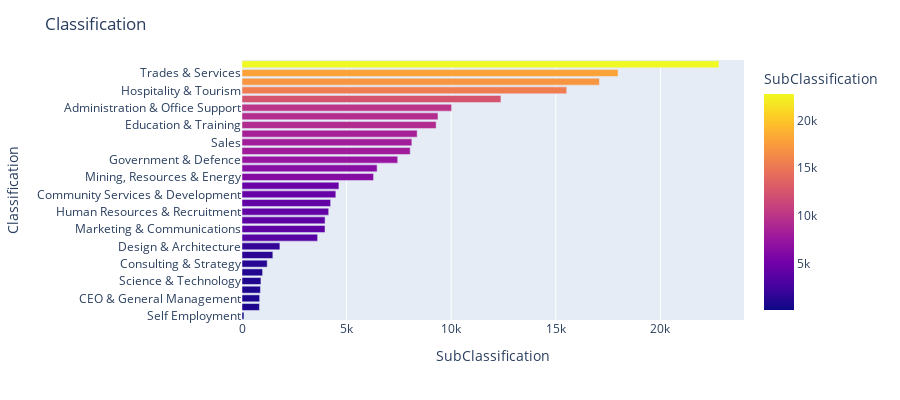

Notebook cell for this chart:
### Code cell
f2 = px.bar(chart2, x='SubClassification', y='Classification',hover_data=['SubClassification'], color='SubClassification',
             labels={'pop':'Classification'},orientation = 'h', height=400)
f2.update_layout(title = 'Classification',yaxis={'categoryorder':'total ascending'})
f2.show()

### Figure 1 — Plotly figure (JSON) as saved in the notebook; plotly's stock layout.template omitted (floating-point values rounded to 4 significant figures)
{"data": [{"alignmentgroup": "True", "customdata": [[9368], [10020], [833], [4633], [844], [3971], [4485], [8372], [1206], [1811], [9280], [6458], [882], [7443], [17085], [15523], [4144], [22796], [1474], [4237], [12376], [3968], [6288], [3614], [8041], [8119], [905], [93], [984], [17976]], "hoverlabel": {"namelength": 0}, "hovertemplate": "SubClassification=%{marker.color}<br>Classification=%{y}", "legendgroup": "", "marker": {"color": [9368, 10020, 833, 4633, 844, 3971, 4485, 8372, 1206, 1811, 9280, 6458, 882, 7443, 17085, 15523, 4144, 22796, 1474, 4237, 12376, 3968, 6288, 3614, 8041, 8119, 905, 93, 984, 17976], "coloraxis": "coloraxis"}, "name": "", "offsetgroup": "", "orientation": "h", "showlegend": false, "textposition": "auto", "type": "bar", "x": [9368, 10020, 833, 4633, 844, 3971, 4485, 8372, 1206, 1811, 9280, 6458, 882, 7443, 17085, 15523, 4144, 22796, 1474, 4237, 12376, 3968, 6288, 3614, 8041, 8119, 905, 93, 984, 17976], "xaxis": "x", "y": ["Accounting", "Administration & Office Support", "Advertising, Arts & Media", "Banking & Financial Services", "CEO & General Management", "Call Centre & Customer Service", "Community Services & Development", "Construction", "Consulting & Strategy", "Design & Architecture", "Education & Training", "Engineering", "Farming, Animals & Conservation", "Government & Defence", "Healthcare & Medical", "Hospitality & Tourism", "Human Resources & Recruitment", "Information & Communication Technology", "Insurance & Superannuation", "Legal", "Manufacturing, Transport & Logistics", "Marketing & Communications", "Mining, Resources & Energy", "Real Estate & Property", "Retail & Consumer Products", "Sales", "Science & Technology", "Self Employment", "Sport & Recreation", "Trades & Services"], "yaxis": "y"}], "layout": {"barmode": "relative", "coloraxis": {"colorbar": {"title": {"text": "SubClassification"}}, "colorscale": [[0, "#0d0887"], [0.1111, "#46039f"], [0.2222, "#7201a8"], [0.3333, "#9c179e"], [0.4444, "#bd3786"], [0.5556, "#d8576b"], [0.6667, "#ed7953"], [0.7778, "#fb9f3a"], [0.8889, "#fdca26"], [1, "#f0f921"]]}, "height": 400, "legend": {"tracegroupgap": 0}, "margin": {"t": 60}, "title": {"text": "Classification"}, "xaxis": {"anchor": "y", "domain": [0, 1], "title": {"text": "SubClassification"}}, "yaxis": {"anchor": "x", "categoryorder": "total ascending", "domain": [0, 1], "title": {"text": "Classification"}}}}
